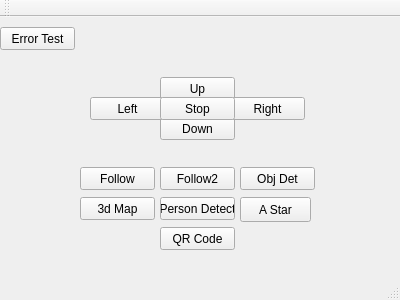
<?xml version="1.0" encoding="UTF-8"?>
<ui version="4.0">
 <class>MainWindow</class>
 <widget class="QMainWindow" name="MainWindow">
  <property name="geometry">
   <rect>
    <x>0</x>
    <y>0</y>
    <width>400</width>
    <height>300</height>
   </rect>
  </property>
  <property name="windowTitle">
   <string>MainWindow</string>
  </property>
  <widget class="QWidget" name="centralWidget">
   <widget class="QPushButton" name="pushButtonUp">
    <property name="geometry">
     <rect>
      <x>160</x>
      <y>60</y>
      <width>75</width>
      <height>23</height>
     </rect>
    </property>
    <property name="text">
     <string>Up</string>
    </property>
   </widget>
   <widget class="QPushButton" name="pushButtonDown">
    <property name="geometry">
     <rect>
      <x>160</x>
      <y>100</y>
      <width>75</width>
      <height>23</height>
     </rect>
    </property>
    <property name="text">
     <string>Down</string>
    </property>
   </widget>
   <widget class="QPushButton" name="pushButtonLeft">
    <property name="geometry">
     <rect>
      <x>90</x>
      <y>80</y>
      <width>75</width>
      <height>23</height>
     </rect>
    </property>
    <property name="text">
     <string>Left</string>
    </property>
   </widget>
   <widget class="QPushButton" name="pushButtonRight">
    <property name="geometry">
     <rect>
      <x>230</x>
      <y>80</y>
      <width>75</width>
      <height>23</height>
     </rect>
    </property>
    <property name="text">
     <string>Right</string>
    </property>
   </widget>
   <widget class="QPushButton" name="pushButtonFollow">
    <property name="geometry">
     <rect>
      <x>80</x>
      <y>150</y>
      <width>75</width>
      <height>23</height>
     </rect>
    </property>
    <property name="text">
     <string>Follow</string>
    </property>
   </widget>
   <widget class="QPushButton" name="pushButtonFollow2">
    <property name="geometry">
     <rect>
      <x>160</x>
      <y>150</y>
      <width>75</width>
      <height>23</height>
     </rect>
    </property>
    <property name="text">
     <string>Follow2</string>
    </property>
   </widget>
   <widget class="QPushButton" name="pushButtonObjectDetect">
    <property name="geometry">
     <rect>
      <x>240</x>
      <y>150</y>
      <width>75</width>
      <height>23</height>
     </rect>
    </property>
    <property name="text">
     <string>Obj Det</string>
    </property>
   </widget>
   <widget class="QPushButton" name="pushButtonStop">
    <property name="geometry">
     <rect>
      <x>160</x>
      <y>80</y>
      <width>75</width>
      <height>23</height>
     </rect>
    </property>
    <property name="text">
     <string>Stop</string>
    </property>
   </widget>
   <widget class="QPushButton" name="pushButtonErrorTest">
    <property name="geometry">
     <rect>
      <x>0</x>
      <y>10</y>
      <width>75</width>
      <height>23</height>
     </rect>
    </property>
    <property name="text">
     <string>Error Test</string>
    </property>
   </widget>
   <widget class="QPushButton" name="pushButtonPersonDetect">
    <property name="geometry">
     <rect>
      <x>160</x>
      <y>180</y>
      <width>75</width>
      <height>23</height>
     </rect>
    </property>
    <property name="text">
     <string>Person Detect</string>
    </property>
   </widget>
   <widget class="QPushButton" name="QR_Code">
    <property name="geometry">
     <rect>
      <x>160</x>
      <y>210</y>
      <width>75</width>
      <height>23</height>
     </rect>
    </property>
    <property name="text">
     <string>QR Code</string>
    </property>
   </widget>
   <widget class="QPushButton" name="searchQRcode">
    <property name="geometry">
     <rect>
      <x>80</x>
      <y>180</y>
      <width>75</width>
      <height>23</height>
     </rect>
    </property>
    <property name="text">
     <string>3d Map</string>
    </property>
   </widget>
   <widget class="QPushButton" name="pushButton">
    <property name="geometry">
     <rect>
      <x>240</x>
      <y>180</y>
      <width>71</width>
      <height>25</height>
     </rect>
    </property>
    <property name="text">
     <string>A Star</string>
    </property>
   </widget>
  </widget>
  <widget class="QMenuBar" name="menuBar">
   <property name="geometry">
    <rect>
     <x>0</x>
     <y>0</y>
     <width>400</width>
     <height>22</height>
    </rect>
   </property>
  </widget>
  <widget class="QToolBar" name="mainToolBar">
   <attribute name="toolBarArea">
    <enum>TopToolBarArea</enum>
   </attribute>
   <attribute name="toolBarBreak">
    <bool>false</bool>
   </attribute>
  </widget>
  <widget class="QStatusBar" name="statusBar"/>
 </widget>
 <layoutdefault spacing="6" margin="11"/>
 <resources/>
 <connections/>
</ui>
